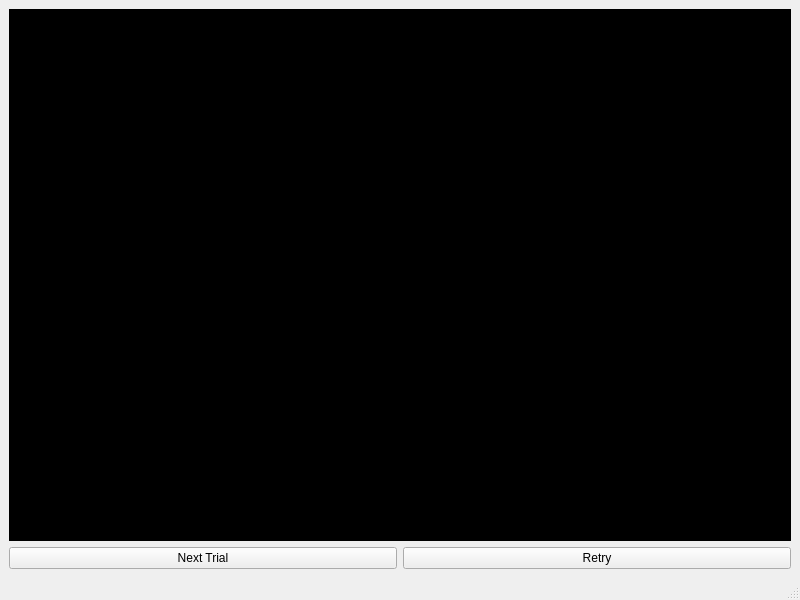
<?xml version="1.0" encoding="UTF-8"?>
<ui version="4.0">
 <class>Libet</class>
 <widget class="QMainWindow" name="Libet">
  <property name="geometry">
   <rect>
    <x>0</x>
    <y>0</y>
    <width>800</width>
    <height>600</height>
   </rect>
  </property>
  <property name="windowTitle">
   <string>MainWindow</string>
  </property>
  <widget class="QWidget" name="centralwidget">
   <property name="styleSheet">
    <string notr="true"/>
   </property>
   <layout class="QVBoxLayout" name="verticalLayout">
    <item>
     <widget class="LibetClock" name="clock_widget" native="true">
      <property name="sizePolicy">
       <sizepolicy hsizetype="Preferred" vsizetype="Expanding">
        <horstretch>0</horstretch>
        <verstretch>0</verstretch>
       </sizepolicy>
      </property>
      <property name="styleSheet">
       <string notr="true">background-color:black;</string>
      </property>
     </widget>
    </item>
    <item>
     <layout class="QGridLayout" name="grid_layout">
      <item row="1" column="0">
       <widget class="QPushButton" name="button_next">
        <property name="text">
         <string>Next Trial</string>
        </property>
       </widget>
      </item>
      <item row="1" column="1">
       <widget class="QPushButton" name="button_retry">
        <property name="text">
         <string>Retry</string>
        </property>
       </widget>
      </item>
     </layout>
    </item>
   </layout>
  </widget>
  <widget class="QMenuBar" name="menubar">
   <property name="geometry">
    <rect>
     <x>0</x>
     <y>0</y>
     <width>800</width>
     <height>21</height>
    </rect>
   </property>
  </widget>
  <widget class="QStatusBar" name="statusbar"/>
 </widget>
 <customwidgets>
  <customwidget>
   <class>LibetClock</class>
   <extends>QWidget</extends>
   <header>spike_recorder.experiments.libet.clock</header>
   <container>1</container>
  </customwidget>
 </customwidgets>
 <resources/>
 <connections/>
</ui>
